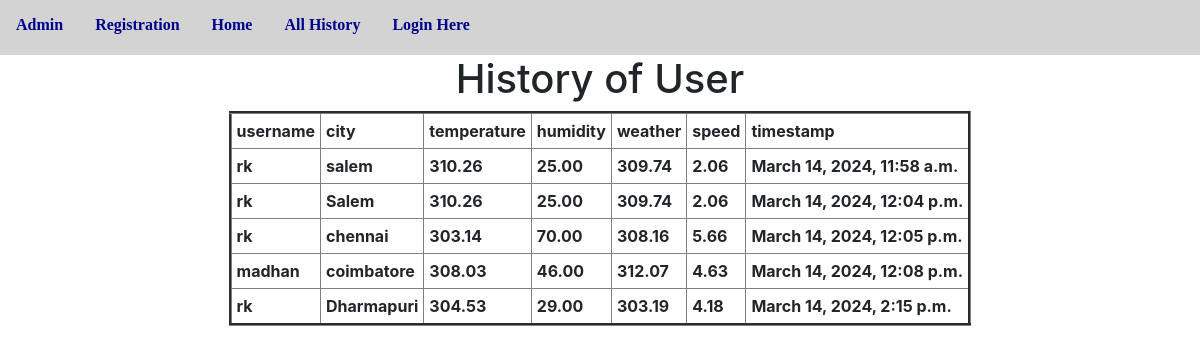
The app's page /all_history/ with its own data.
### app/models.py (models this page shows, shortened)
class WeatherData(models.Model):
    username=models.ForeignKey(User,on_delete=models.CASCADE,default=0)
    city = models.CharField(max_length=100)
    temperature = models.DecimalField(max_digits=5, decimal_places=2)
    humidity = models.DecimalField(max_digits=5, decimal_places=2)
    weather=models.CharField(max_length=10,default=0)
    speed=models.CharField(max_length=10,default=0)
    timestamp = models.DateTimeField(auto_now_add=True)

### app/views.py (the view)
# urls.py: path('all_history/',all_history,name='all_history'),
def all_history(request):
    LWO=WeatherData.objects.all()
    d={'LWO':LWO}
    return render(request,'user_history.html',d)

### templates/user_history.html (shortened to what this page needs)
{% extends 'dummy.html' %}
{% block body_block %}
<center>
<h1>History of User</h1>
    <table border="3px" cellpadding="5px">
        <tr>
            <th>username</th>
            <th>city</th>
            <th>temperature</th>
            <th>humidity</th>
            <th>weather</th>
            <th>speed</th>
            <th>timestamp</th>
        </tr>
{% for obj in LWO %}
        <tr><th>{{obj.username}}</th>
            <th>{{obj.city}}</th>
            <th>{{obj.temperature}}</th>
            <th>{{obj.humidity}}</th>
            <th>{{obj.weather}}</th>
            <th>{{obj.speed}}</th>
            <th>{{obj.timestamp}}</th>
        </tr>
{% endfor %}
    </table>
</center>
{% endblock %}

### templates/dummy.html (shortened to what this page needs)
<!doctype html>
<html lang="en">
  <head>
    <link rel="stylesheet" href="https://cdn.jsdelivr.net/npm/bootstrap@4.6.2/dist/css/bootstrap.min.css">
  </head>
  <body>
    <nav class="nav">
        <a href="{% url 'admin:index' %}" class="nav-link">Admin</a>
        <a href="{% url 'registration' %}" class="nav-link">Registration</a>
        <a href="{% url 'home' %}" class="nav-link">Home</a>
        <a href="{% url 'all_history' %}" class="nav-link">All History</a>
        {% if user.is_authenticated %}
        <a href="{% url 'user_history' %}" class="nav-link">User History</a>
        <a href="{% url 'search' %}" class="nav-link">Search</a>
        <a href="{% url 'user_logout' %}" class="nav-link">Logout Here</a>
        <a href="{% url 'profile_display' %}" class="nav-link">Profile</a>
        <a href="{% url 'change_password' %}" class="nav-link">Change Password</a>
        {% else %}
        <a href="{% url 'user_login' %}" class="nav-link">Login Here</a>
        {% endif %}
    </nav>
{% block body_block %}
{% endblock %}
  </body>
</html>

### templates/dummy.html (style rules this page uses)
nav { margin-top: -5px; height: 60px; background-color: lightgrey; padding: 10px; }
.nav-link { color:darkblue; font-family: Georgia, 'Times New Roman', Times, serif; font-weight:bolder; }

### records on screen
WeatherData: username "rk", city "salem", temperature "310.26", humidity "25.00", weather "309.74", speed "2.06", timestamp "March 14, 2024, 11:58 a.m."
WeatherData: username "rk", city "Salem", temperature "310.26", humidity "25.00", weather "309.74", speed "2.06", timestamp "March 14, 2024, 12:04 p.m."
WeatherData: username "rk", city "chennai", temperature "303.14", humidity "70.00", weather "308.16", speed "5.66", timestamp "March 14, 2024, 12:05 p.m."
WeatherData: username "madhan", city "coimbatore", temperature "308.03", humidity "46.00", weather "312.07", speed "4.63", timestamp "March 14, 2024, 12:08 p.m."
WeatherData: username "rk", city "Dharmapuri", temperature "304.53", humidity "29.00", weather "303.19", speed "4.18", timestamp "March 14, 2024, 2:15 p.m."
